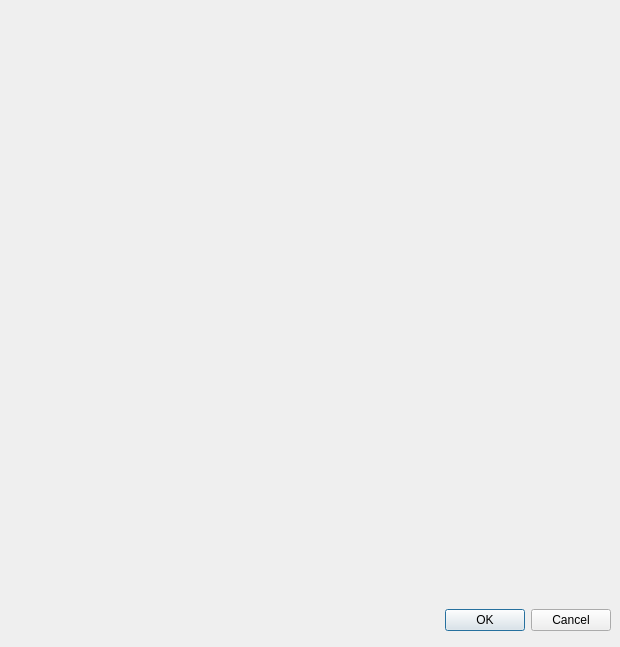
<?xml version="1.0" encoding="UTF-8"?>
<ui version="4.0">
 <class>Dialog</class>
 <widget class="QDialog" name="Dialog">
  <property name="geometry">
   <rect>
    <x>0</x>
    <y>0</y>
    <width>620</width>
    <height>647</height>
   </rect>
  </property>
  <property name="windowTitle">
   <string>Dialog</string>
  </property>
  <widget class="QDialogButtonBox" name="buttonBox">
   <property name="geometry">
    <rect>
     <x>390</x>
     <y>600</y>
     <width>221</width>
     <height>41</height>
    </rect>
   </property>
   <property name="orientation">
    <enum>Qt::Horizontal</enum>
   </property>
   <property name="standardButtons">
    <set>QDialogButtonBox::Cancel|QDialogButtonBox::Ok</set>
   </property>
  </widget>
  <widget class="MplWidget" name="widget" native="true">
   <property name="geometry">
    <rect>
     <x>139</x>
     <y>9</y>
     <width>471</width>
     <height>501</height>
    </rect>
   </property>
  </widget>
 </widget>
 <customwidgets>
  <customwidget>
   <class>MplWidget</class>
   <extends>QWidget</extends>
   <header>mplwidget.h</header>
   <container>1</container>
  </customwidget>
 </customwidgets>
 <resources/>
 <connections>
  <connection>
   <sender>buttonBox</sender>
   <signal>accepted()</signal>
   <receiver>Dialog</receiver>
   <slot>accept()</slot>
   <hints>
    <hint type="sourcelabel">
     <x>248</x>
     <y>254</y>
    </hint>
    <hint type="destinationlabel">
     <x>157</x>
     <y>274</y>
    </hint>
   </hints>
  </connection>
  <connection>
   <sender>buttonBox</sender>
   <signal>rejected()</signal>
   <receiver>Dialog</receiver>
   <slot>reject()</slot>
   <hints>
    <hint type="sourcelabel">
     <x>316</x>
     <y>260</y>
    </hint>
    <hint type="destinationlabel">
     <x>286</x>
     <y>274</y>
    </hint>
   </hints>
  </connection>
 </connections>
</ui>
